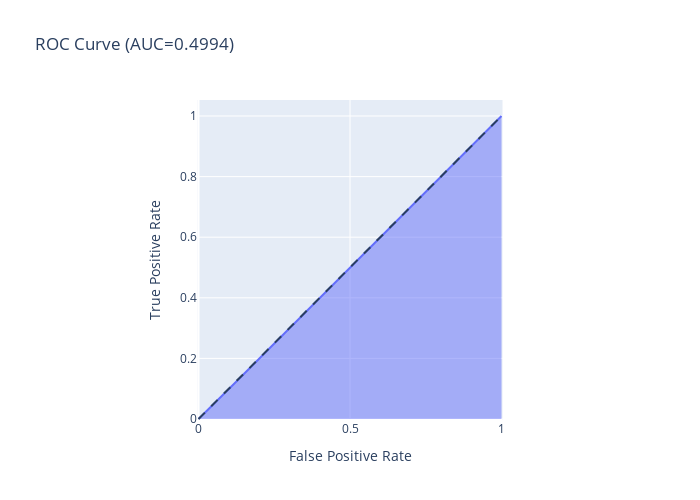
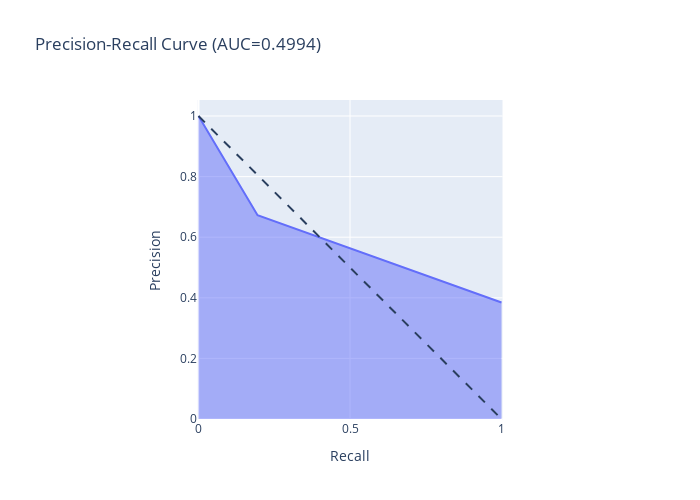

The notebook cell these images were saved under, in order:
### Markdown cell above
# Model Evaluation

### Code cell
target_names = ['Happy', 'Sad']
model_eval = classification_report(y_train, y_pred ,target_names=target_names)
print(model_eval)
cf = confusion_matrix(y_train, y_pred)
Accuracy = accuracy_score(y_train, y_pred)
sns.heatmap(cf,cmap='Blues',annot=True,fmt='g')
cf_flat = cf.flatten()
TN = cf_flat[0]
FP = cf_flat[1]
FN = cf_flat[2]
TP = cf_flat[3]
recall = TP/(TP+FN)
precision =TP/(TP+FP)

specificity = TN/(TN+FP)
print('Specificity = ',specificity)
print('Accuracy = ',Accuracy)

from sklearn.metrics import plot_precision_recall_curve
from sklearn.metrics import roc_curve, auc
import plotly.express as px
fpr, tpr, thresholds = roc_curve(y_train,y_pred)

fig = px.area(
    x=fpr, y=tpr,
    title=f'ROC Curve (AUC={auc(fpr, tpr):.4f})',
    labels=dict(x='False Positive Rate', y='True Positive Rate'),
    width=700, height=500
)
fig.add_shape(
    type='line', line=dict(dash='dash'),
    x0=0, x1=1, y0=0, y1=1
)

fig.update_yaxes(scaleanchor="x", scaleratio=1)
fig.update_xaxes(constrain='domain')
fig.show()

import plotly.express as px
from sklearn.linear_model import LogisticRegression
from sklearn.metrics import precision_recall_curve, auc
from sklearn.datasets import make_classification


precision, recall, thresholds = precision_recall_curve(y_test, y_pred)

fig = px.area(
    x=recall, y=precision,
    title=f'Precision-Recall Curve (AUC={auc(fpr, tpr):.4f})',
    labels=dict(x='Recall', y='Precision'),
    width=700, height=500
)
fig.add_shape(
    type='line', line=dict(dash='dash'),
    x0=0, x1=1, y0=1, y1=0
)
fig.update_yaxes(scaleanchor="x", scaleratio=1)
fig.update_xaxes(constrain='domain')

fig.show()

### Figure 1 — Plotly figure (JSON) as saved in the notebook; plotly's stock layout.template omitted (floating-point values rounded to 4 significant figures)
{"data": [{"fillpattern": {"shape": ""}, "hovertemplate": "False Positive Rate=%{x}<br>True Positive Rate=%{y}<extra></extra>", "legendgroup": "", "line": {"color": "#636efa"}, "marker": {"symbol": "circle"}, "mode": "lines", "name": "", "orientation": "v", "showlegend": false, "stackgroup": "1", "type": "scatter", "x": [0, 0.1118, 1], "xaxis": "x", "y": [0, 0.1106, 1], "yaxis": "y"}], "layout": {"height": 500, "legend": {"tracegroupgap": 0}, "shapes": [{"line": {"dash": "dash"}, "type": "line", "x0": 0, "x1": 1, "y0": 0, "y1": 1}], "title": {"text": "ROC Curve (AUC=0.4994)"}, "width": 700, "xaxis": {"anchor": "y", "constrain": "domain", "domain": [0, 1], "title": {"text": "False Positive Rate"}}, "yaxis": {"anchor": "x", "domain": [0, 1], "scaleanchor": "x", "scaleratio": 1, "title": {"text": "True Positive Rate"}}}}

### Figure 2 — Plotly figure (JSON) as saved in the notebook; plotly's stock layout.template omitted (floating-point values rounded to 4 significant figures)
{"data": [{"fillpattern": {"shape": ""}, "hovertemplate": "Recall=%{x}<br>Precision=%{y}<extra></extra>", "legendgroup": "", "line": {"color": "#636efa"}, "marker": {"symbol": "circle"}, "mode": "lines", "name": "", "orientation": "v", "showlegend": false, "stackgroup": "1", "type": "scatter", "x": [1, 0.1949, 0], "xaxis": "x", "y": [0.3843, 0.6727, 1], "yaxis": "y"}], "layout": {"height": 500, "legend": {"tracegroupgap": 0}, "shapes": [{"line": {"dash": "dash"}, "type": "line", "x0": 0, "x1": 1, "y0": 1, "y1": 0}], "title": {"text": "Precision-Recall Curve (AUC=0.4994)"}, "width": 700, "xaxis": {"anchor": "y", "constrain": "domain", "domain": [0, 1], "title": {"text": "Recall"}}, "yaxis": {"anchor": "x", "domain": [0, 1], "scaleanchor": "x", "scaleratio": 1, "title": {"text": "Precision"}}}}
